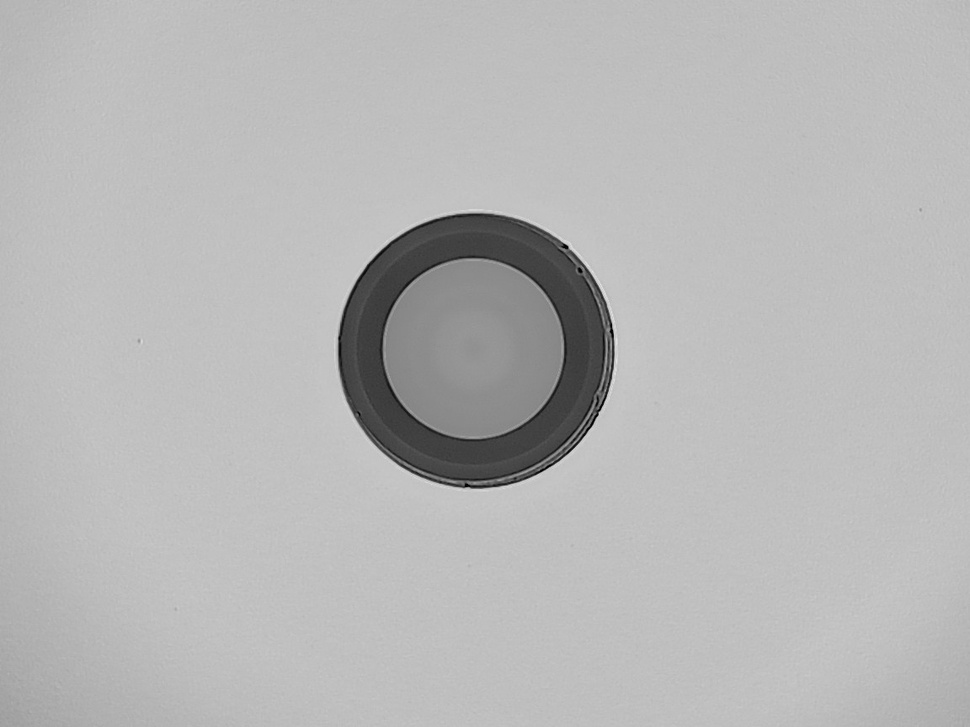
#> input picture current-process/old_version/image_batch/ima18.jpg, 970 x 727 px, shrunk from 1152 x 864 before the run
$ python image-quality-enhancer.py ../../../current-process/old_version/image_batch/ima18.jpg   (older library calls are emulated)
#> lines starting #> are read from the running program, lines starting #| are printed output that depends on the picture
#!/usr/bin/env python3
"""
Image Enhancement and Preprocessing - Standalone Module
Extracted from fiber optic defect detection system
Provides various image enhancement and preprocessing techniques
"""

import cv2
import numpy as np
import os
import json
import argparse
from pathlib import Path
from typing import Dict, List, Tuple, Optional, Any
import hashlib


class NumpyEncoder(json.JSONEncoder):
    """JSON encoder for NumPy arrays"""
    # [8 lines left out: function default, not called in this run]


def clahe_enhancement(image, clip_limit=2.0, tile_grid_size=(8, 8)):
    """
    Apply Contrast Limited Adaptive Histogram Equalization (CLAHE).

    Args:
        image (np.ndarray): Input grayscale image
        clip_limit (float): Threshold for contrast limiting
        tile_grid_size (tuple): Size of the neighborhood for local equalization

    Returns:
        np.ndarray: Enhanced image
    """
    clahe = cv2.createCLAHE(clipLimit=clip_limit, tileGridSize=tile_grid_size)
    return clahe.apply(image)


def gaussian_blur_enhancement(image, kernel_size=(5, 5), sigma_x=0):
    """
    Apply Gaussian blur for noise reduction.

    Args:
        image (np.ndarray): Input image
        kernel_size (tuple): Size of the Gaussian kernel
        sigma_x (float): Standard deviation in X direction

    Returns:
        np.ndarray: Blurred image
    """
    return cv2.GaussianBlur(image, kernel_size, sigma_x)


def bilateral_filter_enhancement(image, d=9, sigma_color=75, sigma_space=75):
    """
    Apply bilateral filter for edge-preserving smoothing.

    Args:
        image (np.ndarray): Input image
        d (int): Diameter of each pixel neighborhood
        sigma_color (float): Filter sigma in the color space
        sigma_space (float): Filter sigma in the coordinate space

    Returns:
        np.ndarray: Filtered image
    """
    return cv2.bilateralFilter(image, d, sigma_color, sigma_space)


def median_blur_enhancement(image, kernel_size=5):
    """
    Apply median blur for salt-and-pepper noise removal.

    Args:
        image (np.ndarray): Input image
        kernel_size (int): Size of the median filter kernel

    Returns:
        np.ndarray: Filtered image
    """
    return cv2.medianBlur(image, kernel_size)


def morphological_operations(image, operation='open', kernel_size=(5, 5), kernel_shape='ellipse'):
    """
    Apply morphological operations.

    Args:
        image (np.ndarray): Input binary or grayscale image
        operation (str): Type of operation ('open', 'close', 'gradient', 'tophat', 'blackhat')
        kernel_size (tuple): Size of the structuring element
        kernel_shape (str): Shape of kernel ('ellipse', 'rect', 'cross')

    Returns:
        np.ndarray: Processed image
    """
    # Create structuring element
    if kernel_shape == 'ellipse':
        kernel = cv2.getStructuringElement(cv2.MORPH_ELLIPSE, kernel_size)
    elif kernel_shape == 'rect':
        kernel = cv2.getStructuringElement(cv2.MORPH_RECT, kernel_size)
    elif kernel_shape == 'cross':
        kernel = cv2.getStructuringElement(cv2.MORPH_CROSS, kernel_size)
    else:
        kernel = cv2.getStructuringElement(cv2.MORPH_ELLIPSE, kernel_size)

    # Apply operation
    operation_map = {
        'open': cv2.MORPH_OPEN,
        'close': cv2.MORPH_CLOSE,
        'gradient': cv2.MORPH_GRADIENT,
        'tophat': cv2.MORPH_TOPHAT,
        'blackhat': cv2.MORPH_BLACKHAT,
        'erode': cv2.MORPH_ERODE,
        'dilate': cv2.MORPH_DILATE
    }

    if operation in operation_map:
        return cv2.morphologyEx(image, operation_map[operation], kernel)
    else:
        raise ValueError(f"Unknown morphological operation: {operation}")


def adaptive_threshold_enhancement(image, max_value=255, adaptive_method='gaussian',
                                 threshold_type='binary', block_size=11, c=2):
    """
    Apply adaptive thresholding.

    Args:
        image (np.ndarray): Input grayscale image
        max_value (int): Maximum value assigned to pixels
        adaptive_method (str): 'mean' or 'gaussian'
        threshold_type (str): 'binary' or 'binary_inv'
        block_size (int): Size of neighborhood for threshold calculation
        c (float): Constant subtracted from the mean

    Returns:
        np.ndarray: Binary image
    """
    # Map string parameters to OpenCV constants
    adaptive_method_map = {
        'mean': cv2.ADAPTIVE_THRESH_MEAN_C,
        'gaussian': cv2.ADAPTIVE_THRESH_GAUSSIAN_C
    }

    threshold_type_map = {
        'binary': cv2.THRESH_BINARY,
        'binary_inv': cv2.THRESH_BINARY_INV
    }

    return cv2.adaptiveThreshold(
        image, max_value,
        adaptive_method_map[adaptive_method],
        threshold_type_map[threshold_type],
        block_size, c
    )


def otsu_threshold_enhancement(image, threshold_type='binary'):
    """
    Apply Otsu's automatic threshold selection.

    Args:
        image (np.ndarray): Input grayscale image
        threshold_type (str): Type of thresholding

    Returns:
        tuple: (threshold_value, binary_image)
    """
    threshold_type_map = {
        'binary': cv2.THRESH_BINARY,
        'binary_inv': cv2.THRESH_BINARY_INV
    }

    threshold_val, binary = cv2.threshold(
        image, 0, 255,
        threshold_type_map[threshold_type] + cv2.THRESH_OTSU
    )

    return threshold_val, binary


def canny_edge_detection(image, low_threshold=50, high_threshold=150, aperture_size=3):
    """
    Apply Canny edge detection.

    Args:
        image (np.ndarray): Input grayscale image
        low_threshold (int): Lower threshold for edge linking
        high_threshold (int): Upper threshold for edge detection
        aperture_size (int): Aperture size for Sobel operator

    Returns:
        np.ndarray: Edge image
    """
    return cv2.Canny(image, low_threshold, high_threshold, apertureSize=aperture_size)


def sobel_gradient_enhancement(image, dx=1, dy=1, kernel_size=3):
    """
    Apply Sobel gradient operator.

    Args:
        image (np.ndarray): Input grayscale image
        dx (int): Order of derivative in x direction
        dy (int): Order of derivative in y direction
        kernel_size (int): Size of the Sobel kernel

    Returns:
        dict: Dictionary with gradient components and magnitude
    """
    # Calculate gradients
    grad_x = cv2.Sobel(image, cv2.CV_64F, dx, 0, ksize=kernel_size)
    grad_y = cv2.Sobel(image, cv2.CV_64F, 0, dy, ksize=kernel_size)

    # Calculate magnitude and direction
    magnitude = np.sqrt(grad_x**2 + grad_y**2)
    direction = np.arctan2(grad_y, grad_x)

    # Convert to uint8
    grad_x_uint8 = cv2.convertScaleAbs(grad_x)
    grad_y_uint8 = cv2.convertScaleAbs(grad_y)
    magnitude_uint8 = cv2.convertScaleAbs(magnitude)

    return {
        'grad_x': grad_x_uint8,
        'grad_y': grad_y_uint8,
        'magnitude': magnitude_uint8,
        'direction': direction
    }


def laplacian_enhancement(image, kernel_size=3):
    """
    Apply Laplacian operator for edge enhancement.

    Args:
        image (np.ndarray): Input grayscale image
        kernel_size (int): Size of the Laplacian kernel

    Returns:
        np.ndarray: Laplacian-enhanced image
    """
    laplacian = cv2.Laplacian(image, cv2.CV_64F, ksize=kernel_size)
    return cv2.convertScaleAbs(laplacian)


def histogram_equalization(image):
    """
    Apply global histogram equalization.

    Args:
        image (np.ndarray): Input grayscale image

    Returns:
        np.ndarray: Equalized image
    """
    return cv2.equalizeHist(image)


def unsharp_masking(image, gaussian_kernel_size=(5, 5), sigma=1.0, alpha=1.5, threshold=0):
    """
    Apply unsharp masking for image sharpening.

    Args:
        image (np.ndarray): Input image
        gaussian_kernel_size (tuple): Size of Gaussian kernel
        sigma (float): Standard deviation for Gaussian blur
        alpha (float): Strength of sharpening
        threshold (int): Threshold for edge detection

    Returns:
        np.ndarray: Sharpened image
    """
    # Create blurred version
    blurred = cv2.GaussianBlur(image, gaussian_kernel_size, sigma)

    # Calculate unsharp mask
    mask = cv2.subtract(image, blurred)

    # Apply threshold if specified
    if threshold > 0:
        mask = np.where(np.abs(mask) < threshold, 0, mask)

    # Apply sharpening
    sharpened = cv2.addWeighted(image, 1.0, mask, alpha, 0)

    return np.clip(sharpened, 0, 255).astype(np.uint8)


def noise_reduction_nlm(image, h=10, template_window_size=7, search_window_size=21):
    """
    Apply Non-local Means denoising.

    Args:
        image (np.ndarray): Input grayscale image
        h (float): Filter strength
        template_window_size (int): Size of template patch
        search_window_size (int): Size of search window

    Returns:
        np.ndarray: Denoised image
    """
    return cv2.fastNlMeansDenoising(image, None, h, template_window_size, search_window_size)


def generate_image_variations(image, variation_types=None):
    """
    Generate multiple variations of an image using different enhancement techniques.

    Args:
        image (np.ndarray): Input grayscale image
        variation_types (list, optional): List of variation types to generate

    Returns:
        dict: Dictionary with variation names as keys and processed images as values
    """
    if variation_types is None:
        variation_types = [
            'original', 'clahe', 'gaussian_blur', 'bilateral_filter', 'median_blur',
            'morph_open', 'morph_close', 'morph_gradient', 'adaptive_threshold',
            'otsu_threshold', 'canny_edges', 'sobel_magnitude', 'laplacian',
            'histogram_eq', 'unsharp_mask', 'nlm_denoising'
        ]

    variations = {}

    for var_type in variation_types:
        try:
            if var_type == 'original':
                variations[var_type] = image.copy()
            elif var_type == 'clahe':
                variations[var_type] = clahe_enhancement(image)
            elif var_type == 'gaussian_blur':
                variations[var_type] = gaussian_blur_enhancement(image)
            elif var_type == 'bilateral_filter':
                variations[var_type] = bilateral_filter_enhancement(image)
            elif var_type == 'median_blur':
                variations[var_type] = median_blur_enhancement(image)
            elif var_type == 'morph_open':
                variations[var_type] = morphological_operations(image, 'open')
            elif var_type == 'morph_close':
                variations[var_type] = morphological_operations(image, 'close')
            elif var_type == 'morph_gradient':
                variations[var_type] = morphological_operations(image, 'gradient')
            elif var_type == 'adaptive_threshold':
                variations[var_type] = adaptive_threshold_enhancement(image)
            elif var_type == 'otsu_threshold':
                _, binary = otsu_threshold_enhancement(image)
                variations[var_type] = binary
            elif var_type == 'canny_edges':
                variations[var_type] = canny_edge_detection(image)
            elif var_type == 'sobel_magnitude':
                sobel_result = sobel_gradient_enhancement(image)
                variations[var_type] = sobel_result['magnitude']
            elif var_type == 'laplacian':
                variations[var_type] = laplacian_enhancement(image)
            elif var_type == 'histogram_eq':
                variations[var_type] = histogram_equalization(image)
            elif var_type == 'unsharp_mask':
                variations[var_type] = unsharp_masking(image)
            elif var_type == 'nlm_denoising':
                variations[var_type] = noise_reduction_nlm(image)
        except Exception as e:
            print(f"Warning: Failed to generate {var_type} variation: {e}")

    return variations


def comprehensive_image_enhancement(image_path, output_dir='enhanced_images',
                                  variation_types=None, save_individual=True):
    """
    Apply comprehensive image enhancement with multiple techniques.

    Args:
        image_path (str): Path to input image
        output_dir (str): Directory to save results
        variation_types (list, optional): List of enhancement types to apply
        save_individual (bool): Whether to save individual variations

    Returns:
        dict: Results with enhanced images and metadata
    """
#> called with output_dir = 'enhanced_images', save_individual = True
    # Create output directory
    os.makedirs(output_dir, exist_ok=True)

    # Initialize result
    result = {
        'method': 'comprehensive_image_enhancement',
        'image_path': image_path,
        'success': False,
        'variations_generated': [],
        'enhancement_metadata': {}
    }

    try:
        # Load image
        if not os.path.exists(image_path):
            result['error'] = f"Image not found: {image_path}"
            return result

        image = cv2.imread(image_path, cv2.IMREAD_GRAYSCALE)
#> image is the input picture: shape (727, 970); min 0, max 229, mean 182.7
        if image is None:
            result['error'] = f"Could not read image: {image_path}"
            return result

        base_filename = os.path.splitext(os.path.basename(image_path))[0]

        # Generate variations
        print("Generating image variations...")
        variations = generate_image_variations(image, variation_types)
#> the loop in generate_image_variations, `for var_type in variation_types:` made 16 passes
#> threshold_val in otsu_threshold_enhancement on pass 10: 127
#> after the loop in generate_image_variations, `for var_type in variation_types:`: variations = 16 items
#> variations = 16 items

        result['variations_generated'] = list(variations.keys())
        result['total_variations'] = len(variations)

        # Calculate quality metrics for each variation
        for var_name, var_image in variations.items():
            # Calculate image quality metrics
            mean_intensity = np.mean(var_image)
            std_intensity = np.std(var_image)
            contrast = std_intensity / mean_intensity if mean_intensity > 0 else 0

            # Calculate sharpness using Laplacian variance
            laplacian_var = cv2.Laplacian(var_image, cv2.CV_64F).var()

            result['enhancement_metadata'][var_name] = {
                'mean_intensity': float(mean_intensity),
                'std_intensity': float(std_intensity),
                'contrast': float(contrast),
                'sharpness': float(laplacian_var),
                'shape': var_image.shape
            }

            # Save individual variations if requested
            if save_individual:
                var_path = os.path.join(output_dir, f'{base_filename}_{var_name}.jpg')
                cv2.imwrite(var_path, var_image)
#> this loop made 16 passes
#> (var_name, mean_intensity, std_intensity, contrast, laplacian_var) on passes 1 to 8: ('original', 182.7, 28.19, 0.154, 58.68), ('clahe', 180.6, 27.43, 0.152, 159.2), ('gaussian_blur', 182.7, 27.8, 0.152, 8.74), ('bilateral_filter', 182.7, 27.66, 0.151, 14.71), ('median_blur', 182.8, 27.67, 0.151, 25.82), ('morph_open', 181.2, 28.72, 0.158, 36.32), ('morph_close', 184.3, 26.92, 0.146, 26.22), ('morph_gradient', 6.69, 14.5, 2.17, 63.71)
#> after the loop, result = 6 items

        # Create comparison montage
        if len(variations) > 0:
            montage = create_variation_montage(variations)
            montage_path = os.path.join(output_dir, f'{base_filename}_variations_montage.jpg')
            cv2.imwrite(montage_path, montage)

        result['success'] = True

        # Save metadata
        metadata_path = os.path.join(output_dir, f'{base_filename}_enhancement_metadata.json')
        with open(metadata_path, 'w') as f:
            json.dump(result, f, indent=4, cls=NumpyEncoder)

        print(f"Enhancement complete. Generated {len(variations)} variations.")

    except Exception as e:
        result['error'] = f"Enhancement failed: {str(e)}"
        print(f"Error: {e}")

    return result


def create_variation_montage(variations, max_cols=4):
    """
    Create a montage showing all image variations.

    Args:
        variations (dict): Dictionary of variation images
        max_cols (int): Maximum number of columns in montage

    Returns:
        np.ndarray: Montage image
    """
#> called with max_cols = 4
    if not variations:
        return np.zeros((100, 100), dtype=np.uint8)

    # Get image dimensions (assume all are same size)
    sample_image = next(iter(variations.values()))
    img_h, img_w = sample_image.shape[:2]

    # Calculate montage dimensions
    num_images = len(variations)
#> num_images = 16
    cols = min(num_images, max_cols)
#> cols = 4
    rows = (num_images + cols - 1) // cols
#> rows = 4

    # Create montage
    montage_h = rows * img_h + (rows - 1) * 10  # 10px spacing
#> montage_h = 2938
    montage_w = cols * img_w + (cols - 1) * 10
#> montage_w = 3910
    montage = np.zeros((montage_h, montage_w), dtype=np.uint8)

    # Place images
    for idx, (var_name, var_image) in enumerate(variations.items()):
        row = idx // cols
        col = idx % cols

        y_start = row * (img_h + 10)
        x_start = col * (img_w + 10)

        montage[y_start:y_start+img_h, x_start:x_start+img_w] = var_image

        # Add label
        cv2.putText(montage, var_name, (x_start, y_start + img_h + 8),
                   cv2.FONT_HERSHEY_SIMPLEX, 0.4, (255,), 1)
#> this loop made 16 passes
#> (var_name, row, col, y_start, x_start) on passes 1 to 8: ('original', 0, 0, 0, 0), ('clahe', 0, 1, 0, 980), ('gaussian_blur', 0, 2, 0, 1960), ('bilateral_filter', 0, 3, 0, 2940), ('median_blur', 1, 0, 737, 0), ('morph_open', 1, 1, 737, 980), ('morph_close', 1, 2, 737, 1960), ('morph_gradient', 1, 3, 737, 2940)
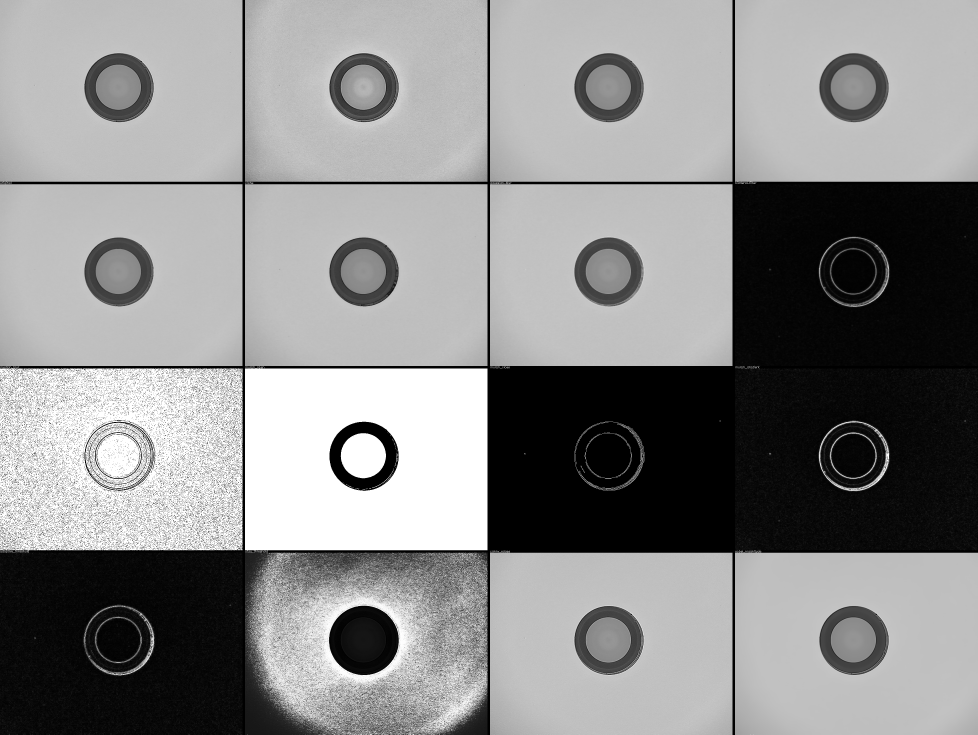
#> montage: shape (2938, 3910) (shown at 1/4 size); min 0, max 255, mean 139.8

    return montage


def main():
    """Command line interface for image enhancement"""
    parser = argparse.ArgumentParser(description='Comprehensive Image Enhancement and Preprocessing')
    parser.add_argument('image_path', help='Path to input image')
    parser.add_argument('--output-dir', default='enhanced_images',
                       help='Output directory (default: enhanced_images)')
    parser.add_argument('--variations', nargs='*',
                       help='Specific variations to generate (default: all)')
    parser.add_argument('--no-individual', action='store_true',
                       help='Do not save individual variation images')
    parser.add_argument('--verbose', action='store_true', help='Verbose output')

    args = parser.parse_args()

    # Run enhancement
    result = comprehensive_image_enhancement(
        image_path=args.image_path,
        output_dir=args.output_dir,
        variation_types=args.variations,
        save_individual=not args.no_individual
    )
#| Enhancement complete. Generated 16 variations.
#> result = 6 items

    # Print results
    if args.verbose:
        print(json.dumps(result, indent=2, cls=NumpyEncoder))
    else:
        if result['success']:
            print(f"✓ Image enhancement successful!")
            print(f"  Variations generated: {result['total_variations']}")
#|   Variations generated: 16
            print(f"  Available variations: {', '.join(result['variations_generated'])}")
#> (printed output is left out)

            # Show quality metrics for top variations
            metadata = result['enhancement_metadata']
#> metadata = 16 items
            if metadata:
                print("  Top variations by sharpness:")
                sorted_vars = sorted(metadata.items(),
                                   key=lambda x: x[1]['sharpness'], reverse=True)
#> sorted_vars = 16 items
                for i, (var_name, metrics) in enumerate(sorted_vars[:3]):
                    print(f"    {i+1}. {var_name}: sharpness={metrics['sharpness']:.2f}, "
                          f"contrast={metrics['contrast']:.3f}")
#> this loop made 3 passes
#> var_name on passes 1 to 3: 'adaptive_threshold', 'histogram_eq', 'canny_edges'
#> (printed output is left out)
        else:
            print(f"✗ Image enhancement failed: {result.get('error', 'Unknown error')}")


if __name__ == "__main__":
    main()
